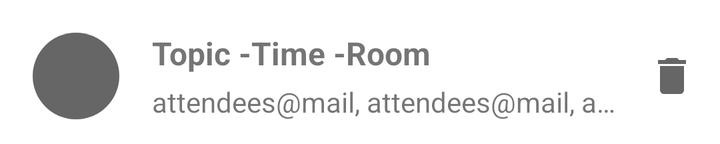
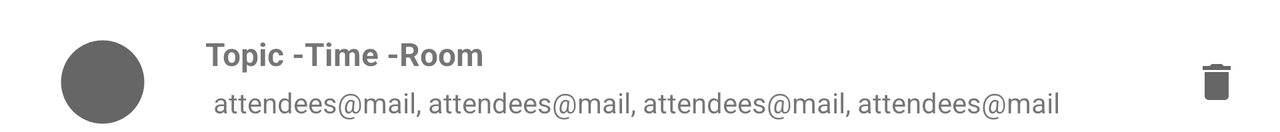

One screen, two layout resources from the same app: the default and the repository's alternative for another configuration. Each is rendered where Android would select it; the XML of both is given below.
<!-- AndroidManifest.xml: application theme Theme.Mareu -->
<!-- res/layout/meeting_item.xml -->
<?xml version="1.0" encoding="utf-8"?>
<androidx.constraintlayout.widget.ConstraintLayout xmlns:android="http://schemas.android.com/apk/res/android"
    xmlns:app="http://schemas.android.com/apk/res-auto"
    android:layout_width="match_parent"
    android:layout_height="wrap_content"
    android:layout_marginTop="@dimen/meeting_item_margin_top"
    android:layout_marginBottom="@dimen/meeting_item_margin_bottom">

    <ImageView
        android:id="@+id/item_list_avatar"
        android:layout_width="wrap_content"
        android:layout_height="wrap_content"
        android:layout_marginStart="@dimen/recycler_view_image_margin_horizontal"
        android:layout_marginEnd="@dimen/recycler_view_image_margin_horizontal"
        android:layout_gravity="center_vertical"
        android:src="@drawable/ic_circle"
        app:layout_constraintStart_toStartOf="parent"
        app:layout_constraintTop_toTopOf="parent"
        app:layout_constraintBottom_toBottomOf="parent"
        app:layout_constraintEnd_toStartOf="@id/details_text_layout"/>

    <LinearLayout
        android:id="@+id/details_text_layout"
        android:layout_width="0dip"
        android:layout_height="wrap_content"
        android:layout_marginEnd="@dimen/recycler_view_image_margin_horizontal"
        android:orientation="vertical"
        app:layout_constraintStart_toEndOf="@+id/item_list_avatar"
        app:layout_constraintTop_toTopOf="parent"
        app:layout_constraintBottom_toBottomOf="parent"
        app:layout_constraintEnd_toStartOf="@id/item_list_delete_button">

        <LinearLayout
            android:layout_width="match_parent"
            android:layout_height="wrap_content"
            android:layout_marginBottom="@dimen/fab_margin"
            android:orientation="horizontal">

            <TextView
                android:id="@+id/item_topic_textview"
                android:layout_width="wrap_content"
                android:layout_height="wrap_content"
                android:ellipsize="end"
                android:singleLine="true"
                android:text="@string/item_topic_placeholder"
                android:textSize="@dimen/title_size"
                android:textStyle="bold" />

            <TextView
                android:id="@+id/item_time_textview"
                android:layout_width="wrap_content"
                android:layout_height="wrap_content"
                android:ellipsize="end"
                android:singleLine="true"
                android:text="@string/item_time_placeholder"
                android:textSize="@dimen/title_size"
                android:textStyle="bold" />

            <TextView
                android:id="@+id/item_room_textview"
                android:layout_width="wrap_content"
                android:layout_height="wrap_content"
                android:ellipsize="end"
                android:singleLine="true"
                android:text="@string/item_room_placeholder"
                android:textSize="@dimen/title_size"
                android:textStyle="bold" />

        </LinearLayout>

        <TextView
            android:id="@+id/item_attendees_textview"
            android:layout_width="match_parent"
            android:layout_height="wrap_content"
            android:ellipsize="end"
            android:scrollHorizontally="true"
            android:singleLine="true"
            android:text="@string/attendees_mail_placeholder"
            android:textSize="@dimen/subtitle_size" />
    </LinearLayout>


    <ImageButton
        android:id="@+id/item_list_delete_button"
        android:layout_width="wrap_content"
        android:layout_height="wrap_content"
        android:layout_gravity="center"
        android:layout_marginEnd="@dimen/recycler_view_image_margin_horizontal"
        android:background="@null"
        app:srcCompat="@drawable/ic_delete"
        app:layout_constraintStart_toEndOf="@id/details_text_layout"
        app:layout_constraintEnd_toEndOf="parent"
        app:layout_constraintTop_toTopOf="parent"
        app:layout_constraintBottom_toBottomOf="parent"/>

</androidx.constraintlayout.widget.ConstraintLayout>
<!-- resources referenced by this layout -->
<resources>
  <!-- from res/values-xxxhdpi/ -->
  <dimen name="fab_margin">4dip</dimen>
  <!-- from res/values-xxhdpi/ -->
  <dimen name="meeting_item_margin_bottom">8dip</dimen>
  <!-- from res/values-xxhdpi/ -->
  <dimen name="meeting_item_margin_top">12dip</dimen>
  <!-- from res/values-xxhdpi/ -->
  <dimen name="recycler_view_image_margin_horizontal">12dip</dimen>
  <!-- from res/values-xxhdpi/ -->
  <dimen name="subtitle_size">14sp</dimen>
  <!-- from res/values-xxhdpi/ -->
  <dimen name="title_size">16sp</dimen>
  <!-- drawable ic_circle (drawable) -->
  <vector xmlns:android="http://schemas.android.com/apk/res/android"
      android:width="@dimen/image_icon_size"
      android:height="@dimen/image_icon_size"
      android:viewportWidth="24"
      android:viewportHeight="24"
      android:tint="?attr/colorControlNormal">
    <path
        android:fillColor="@android:color/white"
        android:pathData="M12,2C6.47,2 2,6.47 2,12s4.47,10 10,10 10,-4.47 10,-10S17.53,2 12,2z"/>
  </vector>
  <!-- drawable ic_delete (drawable) -->
  <vector xmlns:android="http://schemas.android.com/apk/res/android"
      android:width="@dimen/del_button_size"
      android:height="@dimen/del_button_size"
      android:viewportWidth="24"
      android:viewportHeight="24"
      android:tint="?attr/colorControlNormal">
    <path
        android:fillColor="@android:color/white"
        android:pathData="M6,19c0,1.1 0.9,2 2,2h8c1.1,0 2,-0.9 2,-2V7H6v12zM19,4h-3.5l-1,-1h-5l-1,1H5v2h14V4z"/>
  </vector>
  <string name="attendees_mail_placeholder">attendees@mail, attendees@mail, attendees@mail, attendees@mail</string>
  <string name="item_room_placeholder">Room</string>
  <string name="item_time_placeholder">Time -</string>
  <string name="item_topic_placeholder">Topic -</string>
  <style name="Theme.Mareu" parent="Theme.MaterialComponents.DayNight.DarkActionBar">
          
          <item name="colorPrimary">@color/purple_500</item>
          <item name="colorPrimaryVariant">@color/color_primarly</item>
          <item name="colorOnPrimary">@color/white</item>
          
          <item name="colorSecondary">@color/teal_200</item>
          <item name="colorSecondaryVariant">@color/teal_700</item>
          <item name="colorOnSecondary">@color/black</item>
          
          <item name="android:statusBarColor" tools:targetApi="l">?attr/colorPrimaryVariant</item>
  
          <item name="android:actionOverflowButtonStyle">@style/ActionButtonOverflow</item>
          
      </style>
  <!-- from res/values-xxhdpi/ -->
  <dimen name="image_icon_size">52dip</dimen>
  <!-- from res/values-xxhdpi/ -->
  <dimen name="del_button_size">24dp</dimen>
  <color name="purple_500">#4e92df</color>
  <color name="color_primarly">#4e92df</color>
  <color name="white">#FFFFFFFF</color>
  <color name="teal_200">#FF03DAC5</color>
  <color name="teal_700">#FF018786</color>
  <color name="black">#FF000000</color>
  <style name="ActionButtonOverflow" parent="android:style/Widget.Holo.Light.ActionButton.Overflow">
          <item name="android:src">@drawable/ic_filter</item>
          <item name="android:background">?android:attr/actionBarItemBackground</item>
          <item name="android:contentDescription">"Filter"</item>
      </style>
  <!-- drawable ic_filter (drawable) -->
  <vector xmlns:android="http://schemas.android.com/apk/res/android"
      android:width="@dimen/icon_size"
      android:height="@dimen/icon_size"
      android:viewportWidth="24"
      android:viewportHeight="24"
      android:tint="?attr/colorControlNormal">
    <path
        android:fillColor="@android:color/white"
        android:pathData="M10,18h4v-2h-4v2zM3,6v2h18L21,6L3,6zM6,13h12v-2L6,11v2z"/>
  </vector>
  <!-- from res/values-xxhdpi/ -->
  <dimen name="icon_size">28dip</dimen>
</resources>
<!-- res/layout-land/meeting_item.xml (the repository's variant of the layout above) -->
<!-- drawn on the phone turned sideways -->
<?xml version="1.0" encoding="utf-8"?>
<LinearLayout xmlns:android="http://schemas.android.com/apk/res/android"
    xmlns:app="http://schemas.android.com/apk/res-auto"
    android:layout_width="match_parent"
    android:layout_height="wrap_content"
    android:layout_marginTop="16dp">

    <ImageView
        android:id="@+id/item_list_avatar"
        android:layout_width="0dp"
        android:layout_height="50dp"
        android:layout_marginStart="@dimen/recycler_view_image_margin_horizontal"
        android:layout_marginEnd="@dimen/recycler_view_image_margin_horizontal"
        android:layout_gravity="center_vertical"
        android:layout_weight="2"
        android:src="@drawable/ic_circle" />

    <LinearLayout
        android:id="@+id/details_text_layout"
        android:layout_width="0dp"
        android:layout_height="wrap_content"
        android:layout_marginEnd="@dimen/recycler_view_image_margin_horizontal"
        android:layout_weight="12"
        android:orientation="vertical">

        <LinearLayout
            android:layout_width="match_parent"
            android:layout_height="wrap_content"
            android:layout_marginBottom="4dp"
            android:orientation="horizontal">

            <TextView
                android:id="@+id/item_topic_textview"
                android:layout_width="wrap_content"
                android:layout_height="wrap_content"
                android:ellipsize="end"
                android:maxLines="1"
                android:text="@string/item_topic_placeholder"
                android:textSize="@dimen/title_size"
                android:textStyle="bold" />

            <TextView
                android:id="@+id/item_time_textview"
                android:layout_width="wrap_content"
                android:layout_height="wrap_content"
                android:ellipsize="end"
                android:maxLines="1"
                android:text="@string/item_time_placeholder"
                android:textSize="@dimen/title_size"
                android:textStyle="bold" />

            <TextView
                android:id="@+id/item_room_textview"
                android:layout_width="wrap_content"
                android:layout_height="wrap_content"
                android:ellipsize="end"
                android:maxLines="1"
                android:text="@string/item_room_placeholder"
                android:textSize="@dimen/title_size"
                android:textStyle="bold" />

        </LinearLayout>

        <TextView
            android:id="@+id/item_attendees_textview"
            android:layout_width="match_parent"
            android:layout_height="wrap_content"
            android:layout_marginStart="4dp"
            android:ellipsize="end"
            android:lines="1"
            android:maxLines="1"
            android:scrollHorizontally="true"
            android:singleLine="true"
            android:text="@string/attendees_mail_placeholder"
            android:textSize="@dimen/subtitle_size" />
    </LinearLayout>


    <ImageButton
        android:id="@+id/item_list_delete_button"
        android:layout_width="0dp"
        android:layout_height="wrap_content"
        android:layout_gravity="center"
        android:layout_marginEnd="@dimen/recycler_view_image_margin_horizontal"
        android:layout_weight="1"
        android:background="@null"
        app:srcCompat="@drawable/ic_delete" />

</LinearLayout>
<!-- resources referenced by the variant -->
<!-- as the phone turned sideways resolves them -->
<resources>
  <!-- from res/values-land-xxhdpi/ -->
  <dimen name="recycler_view_image_margin_horizontal">12dip</dimen>
  <!-- from res/values-land-xxhdpi/ -->
  <dimen name="subtitle_size">14sp</dimen>
  <!-- from res/values-land-xxhdpi/ -->
  <dimen name="title_size">16sp</dimen>
  <!-- drawable ic_circle (drawable) -->
  <vector xmlns:android="http://schemas.android.com/apk/res/android"
      android:width="@dimen/image_icon_size"
      android:height="@dimen/image_icon_size"
      android:viewportWidth="24"
      android:viewportHeight="24"
      android:tint="?attr/colorControlNormal">
    <path
        android:fillColor="@android:color/white"
        android:pathData="M12,2C6.47,2 2,6.47 2,12s4.47,10 10,10 10,-4.47 10,-10S17.53,2 12,2z"/>
  </vector>
  <!-- drawable ic_delete (drawable) -->
  <vector xmlns:android="http://schemas.android.com/apk/res/android"
      android:width="@dimen/del_button_size"
      android:height="@dimen/del_button_size"
      android:viewportWidth="24"
      android:viewportHeight="24"
      android:tint="?attr/colorControlNormal">
    <path
        android:fillColor="@android:color/white"
        android:pathData="M6,19c0,1.1 0.9,2 2,2h8c1.1,0 2,-0.9 2,-2V7H6v12zM19,4h-3.5l-1,-1h-5l-1,1H5v2h14V4z"/>
  </vector>
  <string name="attendees_mail_placeholder">attendees@mail, attendees@mail, attendees@mail, attendees@mail</string>
  <string name="item_room_placeholder">Room</string>
  <string name="item_time_placeholder">Time -</string>
  <string name="item_topic_placeholder">Topic -</string>
  <style name="Theme.Mareu" parent="Theme.MaterialComponents.DayNight.DarkActionBar">
          
          <item name="colorPrimary">@color/purple_500</item>
          <item name="colorPrimaryVariant">@color/color_primarly</item>
          <item name="colorOnPrimary">@color/white</item>
          
          <item name="colorSecondary">@color/teal_200</item>
          <item name="colorSecondaryVariant">@color/teal_700</item>
          <item name="colorOnSecondary">@color/black</item>
          
          <item name="android:statusBarColor" tools:targetApi="l">?attr/colorPrimaryVariant</item>
  
          <item name="android:actionOverflowButtonStyle">@style/ActionButtonOverflow</item>
          
      </style>
  <!-- from res/values-land-xxhdpi/ -->
  <dimen name="image_icon_size">52dip</dimen>
  <!-- from res/values-land-xxhdpi/ -->
  <dimen name="del_button_size">24dp</dimen>
  <color name="purple_500">#4e92df</color>
  <color name="color_primarly">#4e92df</color>
  <color name="white">#FFFFFFFF</color>
  <color name="teal_200">#FF03DAC5</color>
  <color name="teal_700">#FF018786</color>
  <color name="black">#FF000000</color>
  <style name="ActionButtonOverflow" parent="android:style/Widget.Holo.Light.ActionButton.Overflow">
          <item name="android:src">@drawable/ic_filter</item>
          <item name="android:background">?android:attr/actionBarItemBackground</item>
          <item name="android:contentDescription">"Filter"</item>
      </style>
  <!-- drawable ic_filter (drawable) -->
  <vector xmlns:android="http://schemas.android.com/apk/res/android"
      android:width="@dimen/icon_size"
      android:height="@dimen/icon_size"
      android:viewportWidth="24"
      android:viewportHeight="24"
      android:tint="?attr/colorControlNormal">
    <path
        android:fillColor="@android:color/white"
        android:pathData="M10,18h4v-2h-4v2zM3,6v2h18L21,6L3,6zM6,13h12v-2L6,11v2z"/>
  </vector>
  <!-- from res/values-land-xxhdpi/ -->
  <dimen name="icon_size">28dip</dimen>
</resources>
